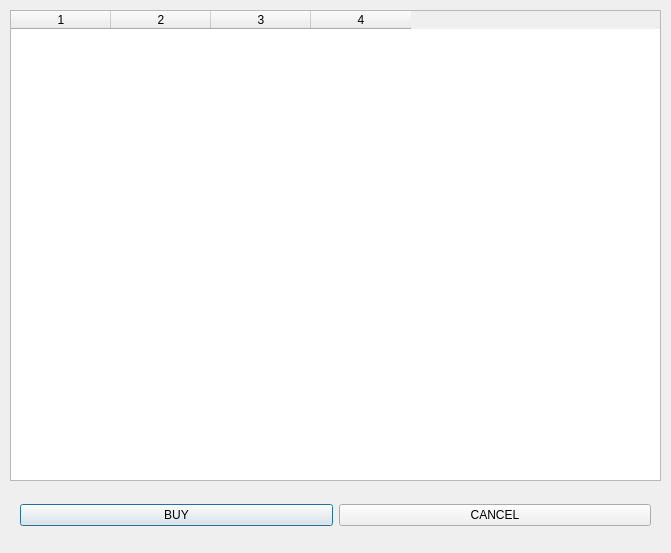
<?xml version="1.0" encoding="UTF-8"?>
<ui version="4.0">
 <class>CatalogGui</class>
 <widget class="QDialog" name="CatalogGui">
  <property name="geometry">
   <rect>
    <x>0</x>
    <y>0</y>
    <width>671</width>
    <height>553</height>
   </rect>
  </property>
  <property name="windowTitle">
   <string>Dialog</string>
  </property>
  <widget class="QTableWidget" name="tableWidget">
   <property name="geometry">
    <rect>
     <x>10</x>
     <y>10</y>
     <width>651</width>
     <height>471</height>
    </rect>
   </property>
   <property name="alternatingRowColors">
    <bool>true</bool>
   </property>
   <property name="selectionBehavior">
    <enum>QAbstractItemView::SelectRows</enum>
   </property>
   <property name="iconSize">
    <size>
     <width>0</width>
     <height>0</height>
    </size>
   </property>
   <property name="showGrid">
    <bool>false</bool>
   </property>
   <property name="gridStyle">
    <enum>Qt::CustomDashLine</enum>
   </property>
   <property name="rowCount">
    <number>0</number>
   </property>
   <property name="columnCount">
    <number>4</number>
   </property>
   <attribute name="horizontalHeaderShowSortIndicator" stdset="0">
    <bool>false</bool>
   </attribute>
   <column/>
   <column/>
   <column/>
   <column/>
  </widget>
  <widget class="QWidget" name="horizontalLayoutWidget">
   <property name="geometry">
    <rect>
     <x>20</x>
     <y>500</y>
     <width>631</width>
     <height>31</height>
    </rect>
   </property>
   <layout class="QHBoxLayout" name="horizontalLayout">
    <item>
     <widget class="QPushButton" name="buyCatButton">
      <property name="text">
       <string>BUY</string>
      </property>
     </widget>
    </item>
    <item>
     <widget class="QPushButton" name="cancelButton">
      <property name="text">
       <string>CANCEL</string>
      </property>
     </widget>
    </item>
   </layout>
  </widget>
  <widget class="QLabel" name="errorlabel">
   <property name="geometry">
    <rect>
     <x>50</x>
     <y>480</y>
     <width>571</width>
     <height>17</height>
    </rect>
   </property>
   <property name="styleSheet">
    <string notr="true">color:rgb(255, 0, 0)</string>
   </property>
   <property name="text">
    <string/>
   </property>
  </widget>
 </widget>
 <resources/>
 <connections/>
</ui>
